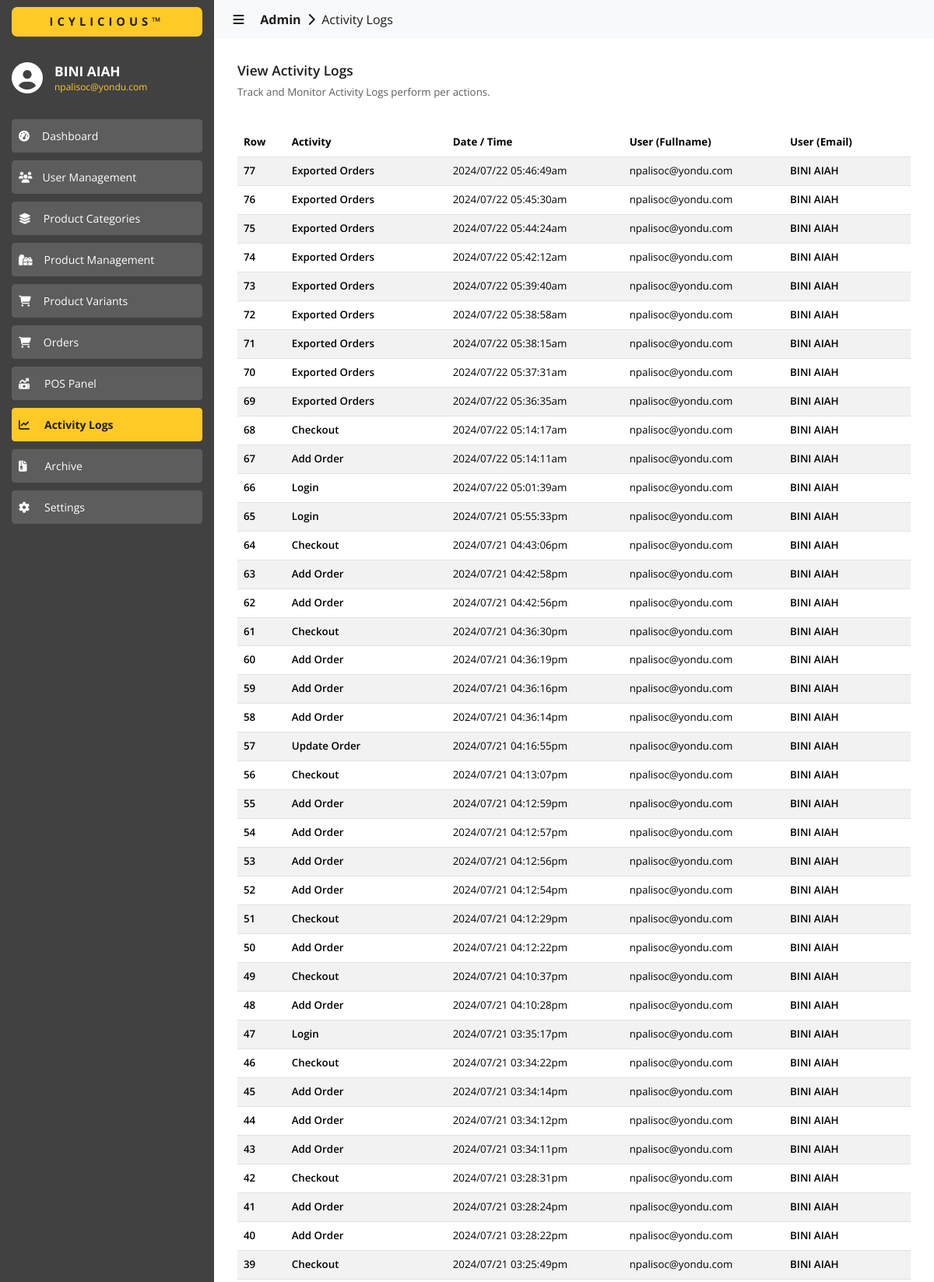
The app's page /admin/logs/index.php (signed in, upper part) with its own data.
### tables this page shows
CREATE TABLE `activity_log` (
  `id` int(11) NOT NULL,
  `activity` varchar(255) NOT NULL,
  `activity_date` varchar(255) NOT NULL,
  `activity_time` varchar(255) NOT NULL,
  `user_email` varchar(255) NOT NULL,
  `user_fullname` varchar(255) NOT NULL
);

### admin/logs/index.php (the view, shortened to what this page needs)
<?php
  include('../../utils/connections.php');
?>
<!DOCTYPE html>
<html lang="en">
  <head>
    <link
      href="https://cdn.jsdelivr.net/npm/bootstrap@5.3.3/dist/css/bootstrap.min.css"
      rel="stylesheet"
    >
    <link href="https://cdn.datatables.net/2.0.5/css/dataTables.bootstrap5.css" rel="stylesheet">
    <link rel="stylesheet" href="../../assets/css/global.css" />
    <link rel="stylesheet" href="./css/logs.css" />
  </head>
  <body>
    <div id="nav-sidebar" class="sidebar-container slide-expanded">
      <div class="div-tm-title background-color-light-grey">
        <h4 class="h4-tm-title sans-700 color-dark-grey background-color-yellow">ICYLICIOUS&trade;</h4>
      </div>
      <div class="div-sidebar-logo">
        <i class="fa-solid fa-circle-user color-white" style="font-size: 30pt; margin-top: -8px"></i>
        <div>
          <h4 class="color-white sans-700 h6-title-name">
            <?php
              echo $_SESSION['user_info.first_name']." ".$_SESSION['user_info.last_name'];
            ?>
          </h4>
          <p class="color-yellow sans-regular p-title-email">
            <?php
              echo $_SESSION['user_info.email'];
            ?>
          </p>
        </div>
      </div>
      <div class="div-siderbar-menu-links">
        <button
          id="btn-dashboard"
          class="btn btn-outline-success btn-sm
            sans-regular
            background-color-super-light-grey
            border-color-super-light-grey
            color-white
            btn-menu
            btn-menu-unselected"
          type="button">
          <i class="fa-solid fa-gauge-high"></i><span style="padding-left: 16px">Dashboard</span>
        </button>
        <button
          id="btn-user-management"
          class="btn btn-outline-success btn-sm
            sans-regular
            background-color-super-light-grey
            border-color-super-light-grey
            color-white
            btn-menu
            btn-menu-unselected"
          type="button">
          <i class="fa-solid fa-users"></i><span style="padding-left: 13px">User Management</span>
        </button>
        <button
          id="btn-categories"
          class="btn btn-outline-success btn-sm
            sans-regular
            background-color-super-light-grey
            border-color-super-light-grey
            color-white
            btn-menu
            btn-menu-unselected"
          type="button">
          <i class="fa-solid fa-layer-group"></i><span style="padding-left: 16px">Product Categories</span>
        </button>
        <button
          id="btn-products"
          class="btn btn-outline-success btn-sm
            sans-regular
            background-color-super-light-grey
            border-color-super-light-grey
            color-white
            btn-menu
            btn-menu-unselected"
          type="button">
          <i class="fa-solid fa-gifts"></i><span style="padding-left: 15px">Product Management</span>
        </button>
        <button
          id="btn-variants"
          class="btn btn-outline-success btn-sm
            sans-regular
            background-color-super-light-grey
            border-color-super-light-grey
            color-white
            btn-menu
            btn-menu-unselected"
          type="button">
          <i class="fa-solid fa-cart-shopping"></i><span style="padding-left: 16px">Product Variants</span>
        </button>
        <button
          id="btn-orders"
          class="btn btn-outline-success btn-sm
            sans-regular
            background-color-super-light-grey
            border-color-super-light-grey
            color-white
            btn-menu
            btn-menu-unselected"
          type="button">
          <i class="fa-solid fa-cart-shopping"></i><span style="padding-left: 16px">Orders</span>
        </button>
        <button
          id="btn-pos"
          class="btn btn-outline-success btn-sm
            sans-regular
            background-color-super-light-grey
            border-color-super-light-grey
            color-white
            btn-menu
            btn-menu-unselected"
          type="button">
          <i class="fa-solid fa-money-bill-trend-up"></i><span style="padding-left: 19px">POS Panel</span>
        </button>
        <button
          id="btn-logs"
          class="btn btn-outline-success btn-sm
            sans-700
            background-color-yellow
            border-color-yellow
            color-dark-grey
            btn-menu
            btn-menu-selected"
          type="button">
          <i class="fa-solid fa-chart-line"></i><span style="padding-left: 19px">Activity Logs</span>
        </button>
        <button
          id="btn-archives"
          class="btn btn-outline-success btn-sm
            sans-regular
            background-color-super-light-grey
            border-color-super-light-grey
            color-white
            btn-menu
            btn-menu-unselected"
          type="button">
          <i class="fa-solid fa-file-zipper"></i><span style="padding-left: 23px">Archive</span>
        </button>
        <button
          id="btn-settings"
          class="btn btn-outline-success btn-sm
            sans-regular
            background-color-super-light-grey
            border-color-super-light-grey
            color-white
            btn-menu
            btn-menu-unselected"
          type="button">
          <i class="fa-solid fa-gear"></i><span style="padding-left: 19px">Settings</span>
        </button>
      </div>
    </div>
    <div id="content-body" class="content content-slide-expanded">
      <nav class="navbar navbar-expand-lg navbar-light bg-body-tertiary">
        <div class="container-fluid">
          <a class="navbar-brand sans-regular color-dark-grey a-navbar-path" href="#" style="cursor: default;">
            &nbsp;&nbsp;&nbsp;<i id="navbar-control" class="fa-solid fa-bars" style="cursor: pointer"></i>
            &nbsp;&nbsp;&nbsp;&nbsp;<b>Admin</b>&nbsp;
            <i class="fa-solid fa-chevron-right"></i>
            &nbsp;Activity Logs
          </a>
        </div>
      </nav>
      <div>
        <div class="content-wrapper">
          <div class="div-content-title">
            <div class="div-content-title-labels">
              <h4 class="color-dark-grey sans-600" style="font-size: 13pt;">
                View Activity Logs
              </h4>
              <p class="color-super-light-grey sans-regular" style="font-size: 10pt;">
                Track and Monitor Activity Logs perform per actions.
              </p>
            </div>
          </div>
          <div style="margin-top: 20px;">
            <table id="data" class="table table-striped" style="width:100%">
              <thead>
                <tr>
                  <th class="sans-bold">Row</th>
                  <th class="sans-bold">Activity</th>
                  <th class="sans-bold">Date / Time</th>
                  <th class="sans-bold">User (Fullname)</th>
                  <th class="sans-bold">User (Email)</th>
                </tr>
              </thead>
              <tbody>
                <?php
                  $fetch_query = "SELECT * FROM activity_log ORDER BY id DESC";
                  $result = $conn->query($fetch_query);
                  if ($result->num_rows > 0) {
                    while ($row = $result->fetch_assoc()) {
                      $row_id = $row['id'];
                      $activity = $row['activity'];
                      $activity_date = $row['activity_date'];
                      $activity_time = $row['activity_time'];
                      $user_email = $row['user_email'];
                      $user_fullname = $row['user_fullname'];
                      echo '
                        <tr>
                          <td class="sans-600">
                            '.$row_id.'
                          </td>
                          <td class="sans-600">
                            '.$activity.'
                          </td>
                          <td class="sans-regular">
                            '.$activity_date.' '.$activity_time.'
                          </td>
                          <td class="sans-regular">
                            '.$user_email.'
                          </td>
                          <td class="sans-600">
                            '.$user_fullname.'
                          </td>
                        </tr>
                      ';
                    }
                  }
                ?>
              </tbody>
            </table>
          </div>
        </div>
      </div>
    </div>
  </body>
</html>

### assets/css/global.css (style rules this page uses)
* { margin: 0; }
:root { --black: #080808; --dark-grey: #1c1c1c; --light-grey: #414141; --super-light-grey: #5d5d5d; --yellow: #ffca26; --white: #ffffff; --light-white: #ececec; --disabled-color: #848383; --light-blue: #2392f4; }
.sans-regular { font-family: "Open Sans", sans-serif; font-optical-sizing: auto; font-weight: 400; font-style: normal; }
.sans-600 { font-family: "Open Sans", sans-serif; font-optical-sizing: auto; font-weight: 600; font-style: normal; }
.sans-700 { font-family: "Open Sans", sans-serif; font-optical-sizing: auto; font-weight: 700; font-style: normal; }
.sans-bold { font-family: "Open Sans", sans-serif; font-optical-sizing: auto; font-weight: bold; font-style: normal; }
.color-white { color: var(--white); }
.color-yellow { color: var(--yellow); }
.color-super-light-grey { color: var(--super-light-grey); }
.color-dark-grey { color: var(--dark-grey); }
.background-color-yellow { background-color: var(--yellow); }
.background-color-super-light-grey { background-color: var(--super-light-grey); }
.background-color-light-grey { background-color: var(--light-grey); }
.border-color-yellow { border-color: var(--yellow); }
.border-color-super-light-grey { border-color: var(--super-light-grey); }

### admin/logs/css/logs.css (style rules this page uses)
* { box-sizing: border-box; margin: 0; }
:root { --black: #080808; --dark-grey: #1c1c1c; --light-grey: #414141; --super-light-grey: #5d5d5d; --yellow: #ffca26; --white: #ffffff; --light-white: #ececec; --disabled-color: #848383; --light-blue: #2392f4; }
body { background-color: var(--white); }
.sidebar-container { background-color: var(--light-grey); width: 275px; height: 100%; position: fixed; display: flex; flex-direction: column; left: 0px; z-index: 999; }
.div-tm-title { width: 100%; height: 56px; display: flex; flex-direction: column; justify-content: center; }
.h4-tm-title { text-align: center; font-size: 11pt; letter-spacing: 5px !important; margin-inline: 15px; padding-block: 10px; border-radius: 7px; margin-bottom: 0px !important; }
.div-sidebar-logo { display: flex; align-items: center; gap: 15px; padding-inline: 15px; margin-top: 25px; }
.h6-title-name { font-size: 13pt; margin-bottom: 0px !important; }
.p-title-email { font-size: 9pt; line-height: 0px; margin-top: 10px; }
.div-siderbar-menu-links { flex: 1; display: flex; flex-direction: column; padding-inline: 15px; padding-top: 25px; gap: 10px; }
.btn-menu { text-align: left; padding-top: 10px !important; padding-bottom: 10px !important; }
.content { padding-left: 275px; }
.a-navbar-path { font-size: 12pt; }
.content-wrapper { padding-inline: 30px; padding-block: 30px; }
.div-content-title { display: flex; }
.div-content-title-labels { flex: 1; }
td { font-size: 10pt; }
th { font-size: 10pt; }
.slide-expanded { left: 0px !important; transition: .4s; }
.content-slide-expanded { padding-left: 275px; transition: .4s; }

### records on screen
activity_log: id "77", activity "Exported Orders", activity_date "2024/07/22", activity_time "05:46:49am", user_email "npalisoc@yondu.com", user_fullname "BINI AIAH"
activity_log: id "76", activity "Exported Orders", activity_date "2024/07/22", activity_time "05:45:30am", user_email "npalisoc@yondu.com", user_fullname "BINI AIAH"
activity_log: id "75", activity "Exported Orders", activity_date "2024/07/22", activity_time "05:44:24am", user_email "npalisoc@yondu.com", user_fullname "BINI AIAH"
activity_log: id "74", activity "Exported Orders", activity_date "2024/07/22", activity_time "05:42:12am", user_email "npalisoc@yondu.com", user_fullname "BINI AIAH"
activity_log: id "73", activity "Exported Orders", activity_date "2024/07/22", activity_time "05:39:40am", user_email "npalisoc@yondu.com", user_fullname "BINI AIAH"
activity_log: id "72", activity "Exported Orders", activity_date "2024/07/22", activity_time "05:38:58am", user_email "npalisoc@yondu.com", user_fullname "BINI AIAH"
activity_log: id "71", activity "Exported Orders", activity_date "2024/07/22", activity_time "05:38:15am", user_email "npalisoc@yondu.com", user_fullname "BINI AIAH"
activity_log: id "70", activity "Exported Orders", activity_date "2024/07/22", activity_time "05:37:31am", user_email "npalisoc@yondu.com", user_fullname "BINI AIAH"
activity_log: id "69", activity "Exported Orders", activity_date "2024/07/22", activity_time "05:36:35am", user_email "npalisoc@yondu.com", user_fullname "BINI AIAH"
activity_log: id "68", activity "Checkout", activity_date "2024/07/22", activity_time "05:14:17am", user_email "npalisoc@yondu.com", user_fullname "BINI AIAH"
activity_log: id "67", activity "Add Order", activity_date "2024/07/22", activity_time "05:14:11am", user_email "npalisoc@yondu.com", user_fullname "BINI AIAH"
activity_log: id "66", activity "Login", activity_date "2024/07/22", activity_time "05:01:39am", user_email "npalisoc@yondu.com", user_fullname "BINI AIAH"
activity_log: id "65", activity "Login", activity_date "2024/07/21", activity_time "05:55:33pm", user_email "npalisoc@yondu.com", user_fullname "BINI AIAH"
activity_log: id "64", activity "Checkout", activity_date "2024/07/21", activity_time "04:43:06pm", user_email "npalisoc@yondu.com", user_fullname "BINI AIAH"
activity_log: id "63", activity "Add Order", activity_date "2024/07/21", activity_time "04:42:58pm", user_email "npalisoc@yondu.com", user_fullname "BINI AIAH"
activity_log: id "62", activity "Add Order", activity_date "2024/07/21", activity_time "04:42:56pm", user_email "npalisoc@yondu.com", user_fullname "BINI AIAH"
activity_log: id "61", activity "Checkout", activity_date "2024/07/21", activity_time "04:36:30pm", user_email "npalisoc@yondu.com", user_fullname "BINI AIAH"
activity_log: id "60", activity "Add Order", activity_date "2024/07/21", activity_time "04:36:19pm", user_email "npalisoc@yondu.com", user_fullname "BINI AIAH"
activity_log: id "59", activity "Add Order", activity_date "2024/07/21", activity_time "04:36:16pm", user_email "npalisoc@yondu.com", user_fullname "BINI AIAH"
activity_log: id "58", activity "Add Order", activity_date "2024/07/21", activity_time "04:36:14pm", user_email "npalisoc@yondu.com", user_fullname "BINI AIAH"
activity_log: id "57", activity "Update Order", activity_date "2024/07/21", activity_time "04:16:55pm", user_email "npalisoc@yondu.com", user_fullname "BINI AIAH"
activity_log: id "56", activity "Checkout", activity_date "2024/07/21", activity_time "04:13:07pm", user_email "npalisoc@yondu.com", user_fullname "BINI AIAH"
activity_log: id "55", activity "Add Order", activity_date "2024/07/21", activity_time "04:12:59pm", user_email "npalisoc@yondu.com", user_fullname "BINI AIAH"
activity_log: id "54", activity "Add Order", activity_date "2024/07/21", activity_time "04:12:57pm", user_email "npalisoc@yondu.com", user_fullname "BINI AIAH"
activity_log: id "53", activity "Add Order", activity_date "2024/07/21", activity_time "04:12:56pm", user_email "npalisoc@yondu.com", user_fullname "BINI AIAH"
activity_log: id "52", activity "Add Order", activity_date "2024/07/21", activity_time "04:12:54pm", user_email "npalisoc@yondu.com", user_fullname "BINI AIAH"
activity_log: id "51", activity "Checkout", activity_date "2024/07/21", activity_time "04:12:29pm", user_email "npalisoc@yondu.com", user_fullname "BINI AIAH"
activity_log: id "50", activity "Add Order", activity_date "2024/07/21", activity_time "04:12:22pm", user_email "npalisoc@yondu.com", user_fullname "BINI AIAH"
activity_log: id "49", activity "Checkout", activity_date "2024/07/21", activity_time "04:10:37pm", user_email "npalisoc@yondu.com", user_fullname "BINI AIAH"
activity_log: id "48", activity "Add Order", activity_date "2024/07/21", activity_time "04:10:28pm", user_email "npalisoc@yondu.com", user_fullname "BINI AIAH"
activity_log: id "47", activity "Login", activity_date "2024/07/21", activity_time "03:35:17pm", user_email "npalisoc@yondu.com", user_fullname "BINI AIAH"
activity_log: id "46", activity "Checkout", activity_date "2024/07/21", activity_time "03:34:22pm", user_email "npalisoc@yondu.com", user_fullname "BINI AIAH"
activity_log: id "45", activity "Add Order", activity_date "2024/07/21", activity_time "03:34:14pm", user_email "npalisoc@yondu.com", user_fullname "BINI AIAH"
activity_log: id "44", activity "Add Order", activity_date "2024/07/21", activity_time "03:34:12pm", user_email "npalisoc@yondu.com", user_fullname "BINI AIAH"
activity_log: id "43", activity "Add Order", activity_date "2024/07/21", activity_time "03:34:11pm", user_email "npalisoc@yondu.com", user_fullname "BINI AIAH"
activity_log: id "42", activity "Checkout", activity_date "2024/07/21", activity_time "03:28:31pm", user_email "npalisoc@yondu.com", user_fullname "BINI AIAH"
activity_log: id "41", activity "Add Order", activity_date "2024/07/21", activity_time "03:28:24pm", user_email "npalisoc@yondu.com", user_fullname "BINI AIAH"
activity_log: id "40", activity "Add Order", activity_date "2024/07/21", activity_time "03:28:22pm", user_email "npalisoc@yondu.com", user_fullname "BINI AIAH"
activity_log: id "39", activity "Checkout", activity_date "2024/07/21", activity_time "03:25:49pm", user_email "npalisoc@yondu.com", user_fullname "BINI AIAH"

### other values on screen
$_SESSION['user_info.first_name'] "BINI"
$_SESSION['user_info.last_name'] "AIAH"
$_SESSION['user_info.email'] "npalisoc@yondu.com"
